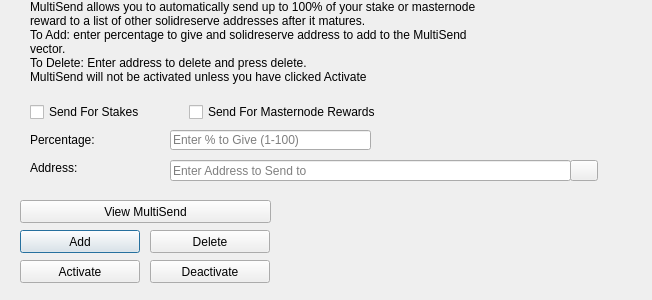
<?xml version="1.0" encoding="UTF-8"?>
<ui version="4.0">
 <class>MultiSendDialog</class>
 <widget class="QDialog" name="MultiSendDialog">
  <property name="windowModality">
   <enum>Qt::NonModal</enum>
  </property>
  <property name="geometry">
   <rect>
    <x>0</x>
    <y>0</y>
    <width>652</width>
    <height>300</height>
   </rect>
  </property>
  <property name="windowTitle">
   <string>MultiSend</string>
  </property>
  <widget class="QLineEdit" name="multiSendPercentEdit">
   <property name="geometry">
    <rect>
     <x>170</x>
     <y>130</y>
     <width>201</width>
     <height>20</height>
    </rect>
   </property>
   <property name="toolTip">
    <string>Enter whole numbers 1 - 100</string>
   </property>
   <property name="placeholderText">
    <string>Enter % to Give (1-100)</string>
   </property>
  </widget>
  <widget class="QLineEdit" name="multiSendAddressEdit">
   <property name="geometry">
    <rect>
     <x>170</x>
     <y>160</y>
     <width>401</width>
     <height>21</height>
    </rect>
   </property>
   <property name="toolTip">
    <string/>
   </property>
   <property name="placeholderText">
    <string>Enter Address to Send to</string>
   </property>
  </widget>
  <widget class="QLabel" name="label_2">
   <property name="geometry">
    <rect>
     <x>30</x>
     <y>0</y>
     <width>451</width>
     <height>121</height>
    </rect>
   </property>
   <property name="lineWidth">
    <number>1</number>
   </property>
   <property name="text">
    <string>MultiSend allows you to automatically send up to 100% of your stake or masternode reward to a list of other solidreserve addresses after it matures.
To Add: enter percentage to give and solidreserve address to add to the MultiSend vector.
To Delete: Enter address to delete and press delete.
MultiSend will not be activated unless you have clicked Activate</string>
   </property>
   <property name="alignment">
    <set>Qt::AlignLeading|Qt::AlignLeft|Qt::AlignTop</set>
   </property>
   <property name="wordWrap">
    <bool>true</bool>
   </property>
  </widget>
  <widget class="QLabel" name="message">
   <property name="geometry">
    <rect>
     <x>290</x>
     <y>200</y>
     <width>351</width>
     <height>91</height>
    </rect>
   </property>
   <property name="text">
    <string/>
   </property>
  </widget>
  <widget class="QPushButton" name="addButton">
   <property name="geometry">
    <rect>
     <x>20</x>
     <y>230</y>
     <width>120</width>
     <height>23</height>
    </rect>
   </property>
   <property name="toolTip">
    <string/>
   </property>
   <property name="statusTip">
    <string>Add to MultiSend Vector</string>
   </property>
   <property name="text">
    <string>Add</string>
   </property>
  </widget>
  <widget class="QPushButton" name="disableButton">
   <property name="geometry">
    <rect>
     <x>150</x>
     <y>260</y>
     <width>120</width>
     <height>23</height>
    </rect>
   </property>
   <property name="statusTip">
    <string>Deactivate MultiSend</string>
   </property>
   <property name="text">
    <string>Deactivate</string>
   </property>
  </widget>
  <widget class="QPushButton" name="addressBookButton">
   <property name="geometry">
    <rect>
     <x>570</x>
     <y>160</y>
     <width>28</width>
     <height>21</height>
    </rect>
   </property>
   <property name="toolTip">
    <string>Choose an address from the address book</string>
   </property>
   <property name="text">
    <string/>
   </property>
   <property name="icon">
    <iconset resource="../solidreserve.qrc">
     <normaloff>:/icons/address-book</normaloff>:/icons/address-book</iconset>
   </property>
   <property name="shortcut">
    <string>Alt+A</string>
   </property>
   <property name="autoDefault">
    <bool>false</bool>
   </property>
  </widget>
  <widget class="QLabel" name="label">
   <property name="geometry">
    <rect>
     <x>30</x>
     <y>130</y>
     <width>121</width>
     <height>20</height>
    </rect>
   </property>
   <property name="toolTip">
    <string>Percentage of stake to send</string>
   </property>
   <property name="text">
    <string>Percentage:</string>
   </property>
  </widget>
  <widget class="QLabel" name="label_5">
   <property name="geometry">
    <rect>
     <x>30</x>
     <y>160</y>
     <width>111</width>
     <height>16</height>
    </rect>
   </property>
   <property name="toolTip">
    <string>Address to send portion of stake to</string>
   </property>
   <property name="text">
    <string>Address:</string>
   </property>
  </widget>
  <widget class="QPushButton" name="deleteButton">
   <property name="geometry">
    <rect>
     <x>150</x>
     <y>230</y>
     <width>120</width>
     <height>23</height>
    </rect>
   </property>
   <property name="toolTip">
    <string/>
   </property>
   <property name="statusTip">
    <string>Delete Address From MultiSend Vector</string>
   </property>
   <property name="text">
    <string>Delete</string>
   </property>
  </widget>
  <widget class="QPushButton" name="activateButton">
   <property name="geometry">
    <rect>
     <x>20</x>
     <y>260</y>
     <width>120</width>
     <height>23</height>
    </rect>
   </property>
   <property name="statusTip">
    <string>Activate MultiSend</string>
   </property>
   <property name="text">
    <string>Activate</string>
   </property>
  </widget>
  <widget class="QPushButton" name="viewButton">
   <property name="geometry">
    <rect>
     <x>20</x>
     <y>200</y>
     <width>251</width>
     <height>23</height>
    </rect>
   </property>
   <property name="toolTip">
    <string/>
   </property>
   <property name="statusTip">
    <string>View MultiSend Vector</string>
   </property>
   <property name="text">
    <string>View MultiSend</string>
   </property>
  </widget>
  <widget class="QWidget" name="horizontalLayoutWidget">
   <property name="geometry">
    <rect>
     <x>30</x>
     <y>100</y>
     <width>351</width>
     <height>24</height>
    </rect>
   </property>
   <layout class="QHBoxLayout" name="horizontalLayout">
    <item>
     <widget class="QCheckBox" name="multiSendStakeCheckBox">
      <property name="text">
       <string>Send For Stakes</string>
      </property>
     </widget>
    </item>
    <item>
     <widget class="QCheckBox" name="multiSendMasternodeCheckBox">
      <property name="text">
       <string>Send For Masternode Rewards</string>
      </property>
     </widget>
    </item>
   </layout>
  </widget>
 </widget>
 <resources>
  <include location="../solidreserve.qrc"/>
 </resources>
 <connections/>
</ui>
